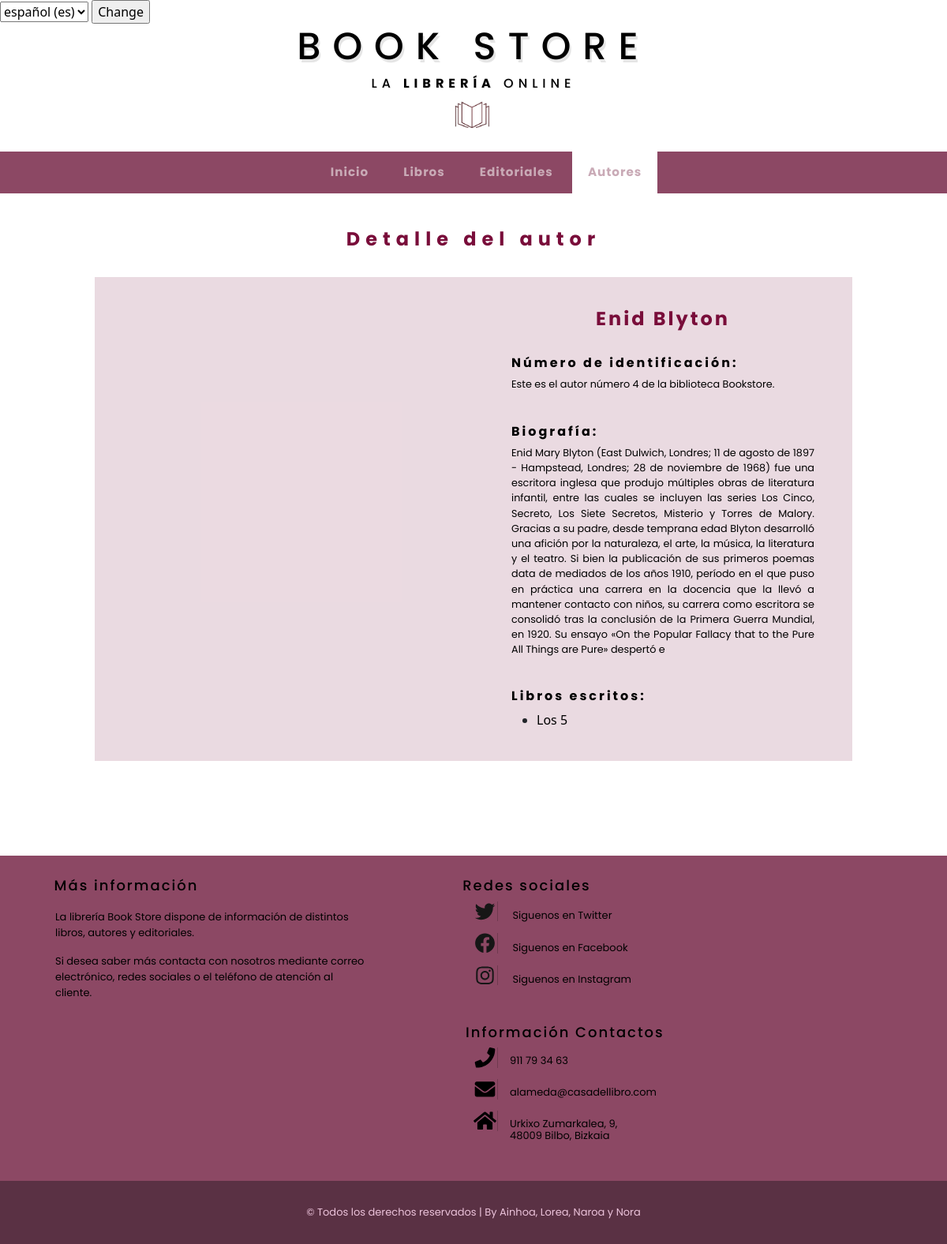
Page /appBookStore/autor/4/libros/ on the earlier database version.
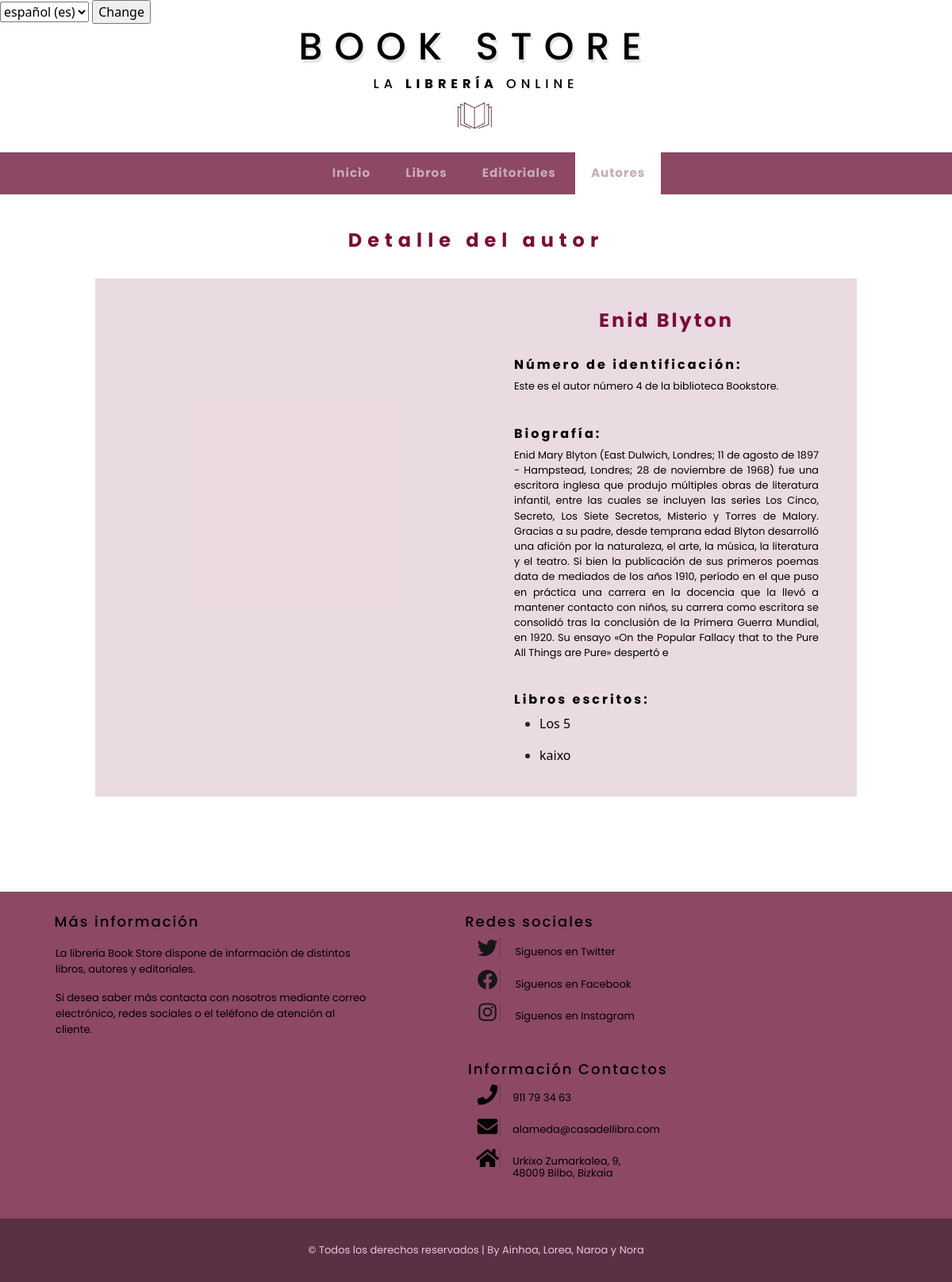
Same page on the later database version.
### appBookStore/models.py (models this page shows, shortened)
class Autor(models.Model):
    nombre = models.CharField(max_length=50)
    biografia = models.CharField(max_length=800)
    imagenLink = models.CharField(max_length=800)

class Libro(models.Model):
    nombre = models.CharField(max_length=50)
    autores = models.ManyToManyField(Autor)
    editorial = models.ForeignKey(Editorial, on_delete=models.CASCADE)
    genero = models.ForeignKey(Genero, on_delete=models.CASCADE)
    idioma = models.ForeignKey(Idioma, on_delete=models.CASCADE)
    paginas = models.IntegerField(default=0)
    sinopsis = models.CharField(max_length=800)
    fechaPubli = models.DateField()
    mediaValoracion = models.FloatField(default=0)
    numValoraciones = models.IntegerField(default=0)
    imagenLink = models.CharField(max_length=800)

### appBookStore/views.py (the view)
# urls.py: path('autor/<int:autor_id>/libros/', views.detallesAutores, name='detallesAutores'),
def detallesAutores(request, autor_id):
	autor = get_object_or_404(Autor, pk=autor_id)
	libros = autor.libro_set.all()
	context = {'autor' : autor, 'libros': libros}
	return render(request, 'detallesAutor.html', context)

### appBookStore/templates/detallesAutor.html (shortened to what this page needs)
{% extends "base.html" %}
{% load static %}
{% block titulo %} Detalle del autor {% endblock %}
{% block contenido %}
    <div class="ila">
        <div class="zuta">
            <div>
            </div>
        </div>
        <div class="zuta">
            <h3 class="tituloLibro">  {{ autor.nombre }}</h3>
            <br>
                {% if autor %}
                    <div>
                        <h4 class="infoTitulos"> Número de identificación:</h4>
                            <p class="texto">
                                Este es el autor número {{ autor.id }} de la biblioteca Bookstore.
                            </p>
                            <br>
                        <h4 class="infoTitulos"> Biografía:</h4>
                            <p class="texto">
                                {{ autor.biografia }}
                            </p>
                            <br>
                        <h4 class="infoTitulos"> Libros escritos:</h4>
                            <div class="texto">
                                {% if libros %}
                                {% for l in libros %}
                                <ul>
                                    <li>
                                        <a href= "{% url 'detallesLibro' l.id %}">{{ l.nombre }}</a>
                                    </li>
                                </ul>
                                {% endfor %}
                                {% else %}
                                    <p>El autor {{ autor.nombre }} no tiene libros</p>
                                {% endif %}
                              </div>
                            <br>
                    </div>
                    {% else %}
                        <p class="texto">No existe este autor.</p>
                    {% endif %}
        </div>
    </div>
{% endblock %}

### appBookStore/templates/base.html (shortened to what this page needs)
<!DOCTYPE html>
<html>
    <head>
        {% load static %}
        {% load i18n %}
        <link rel="stylesheet" type='text/css' media='screen' href="{% static 'css/main.css' %}">
        <link rel="stylesheet" type='text/css' media='screen' href="{% static 'css/index.css' %}">
        <link rel="stylesheet" type='text/css' media='screen' href="{% static 'css/detalles.css' %}">
        <link rel="stylesheet" type='text/css' media='screen' href="{% static 'css/inicio.css' %}">
        <link rel="stylesheet" type='text/css' media='screen' href="{% static 'css/bootstrap-social.css' %}">
        <link href="https://cdn.jsdelivr.net/npm/bootstrap@5.1.3/dist/css/bootstrap.min.css" rel="stylesheet">
    </head>
    <body>
    <body class="fondo">
        <form action= "{% url 'set_language' %}" method="post"> {% csrf_token %}
            <select name = "language">
                {% get_current_language as LANGUAGE_CODE %}
                {% get_available_languages as LANGUAGES %}
                {% get_language_info_list for LANGUAGES as languages%}
                {% for language in languages%}
                    <option value="{{language.code}}" {% if language.code == LANGUAGE_CODE %} selected {%endif%}>
                        {{ language.name_local }} ({{ language.code }})
                    </option>
                {% endfor%}
            </select>
            <input type="submit" value="Change" />
        </form>
        <header>
            <section >
            <div>
                <h1 class="estiloTitulo" ><a href="{% url 'index' %}">BOOK STORE</a></h1>
                <h2 class="estiloSubtitulo"><a href="{% url 'index' %}">LA <b>LIBRERÍA</b> ONLINE</a></h2>
                <a href="{% url 'index' %}"><img class="logo" src="{%  static 'irudiak/logoBS.png' %}" alt="" Title="logo"></a>
                <ul class=" navegacion menu">
                    <li class="nav-item">
                      <a class="nav-link active" aria-current="page" href="{% url 'index' %}" id="op1">{% trans "Inicio" %}</a>
                    </li>
                    <li class="nav-item">
                      <a class="nav-link" href="{% url 'listaLibros' %}" id="op2">Libros</a>
                    </li>
                    <li class="nav-item">
                      <a class="nav-link" href="{% url 'listaEditoriales' %}" id="op3">Editoriales</a>
                    </li>
                    <li class="nav-item">
                      <a class="nav-link" href="{% url 'listaAutores' %}" id="op4">Autores</a>
                    </li>
                  </ul>
            </div>
            </section>
        </header>
        <div id="subtitulo">
            {% block titulo %}{% endblock %}
        </div>
            {% block contenido %}{% endblock %}
        <footer class = "footer">
            <div class="todoFooter">
                <div class="cuerpo">
                    <div class="columna1">
                        <h2> Más información</h2>
                        <p>La librería Book Store dispone de información de distintos libros, autores y editoriales.</p>
                        <p>Si desea saber más contacta con nosotros mediante correo electrónico, redes sociales o el teléfono de atención al cliente.</p>
                    </div>
                    <div class="columna2">
                        <h2>Redes sociales</h2>
                        <div class="iconos">
                            <a class="btn btn-social mx-2" href="https://mobile.twitter.com/casadellibro" target="_blank"><i class="fab fa-twitter"></i></a>
                            <label> <a href="https://mobile.twitter.com/casadellibro" target="_blank"> Siguenos en Twitter </a></label>
                        </div>
                        <div class="iconos">
                            <a class="btn btn-social mx-2" href="https://es-la.facebook.com/casadellibro/" target="_blank"><i class="fab fa-facebook"></i></a>
                            <label> <a href="https://es-la.facebook.com/casadellibro/" target="_blank">Siguenos en Facebook </a></label>
                        </div>
                        <div class="iconos">
                            <a class="btn btn-social mx-2" href="https://www.instagram.com/casadellibro/?hl=es" target="_blank"><i class="fab fa-instagram"></i></a>
                            <label> <a href="https://www.instagram.com/casadellibro/?hl=es" target="_blank">Siguenos en Instagram </a></label>
                        </div>
                    </div>
                    <div class="columna3">
                        <h2> Información Contactos</h2>
                        <div class="fila2">
                            <a class="btn btn-social mx-2" href="tel:+34911793463" target="_blank"><i class="fa fa-phone"></i></a>
                            <label>
                            <a href="tel:+34911793463" target="_blank">911 79 34 63</a>
                            </label>
                        </div>
                        <div class="fila2">
                            <a class="btn btn-social mx-2" href="mailto:alameda@casadellibro.com" target="_blank"><i class="fa fa-envelope"></i></a>
                            <label>
                            <a href="mailto:alameda@casadellibro.com" target="_blank">alameda@casadellibro.com</a>
                            </label>
                        </div>
                        <div class="fila2">
                            <a class="btn btn-social mx-2" href="https://www.google.com/maps?q=casa+del+libro+bilbao&um=1&ie=UTF-8&sa=X&ved=2ahUKEwitjprIsd70AhU4AWMBHSKeCbIQ_AUoAXoECAIQAw" target="_blank"><i class="fa fa-home"></i></a>
                            <label>
                            <a href="https://www.google.com/maps?q=casa+del+libro+bilbao&um=1&ie=UTF-8&sa=X&ved=2ahUKEwitjprIsd70AhU4AWMBHSKeCbIQ_AUoAXoECAIQAw" target="_blank">Urkixo Zumarkalea, 9, 48009 Bilbo, Bizkaia</a>
                            </label>
                        </div>
                    </div>
                </div>
            </div>
            <div class ="cuerpoDebajo">
                <div class="copyright">
                    &copy; Todos los derechos reservados | By Ainhoa, Lorea, Naroa y Nora
                </div>
            </div>
        </footer>
    </body>
</html>

### appBookStore/static/css/main.css (style rules this page uses)
html { min-height: 100%; position: relative; }
body.fondo { background-color: white; margin-top: -64px; height: 100%; padding: 0px; margin: 0px; margin-bottom: 0px; }
.logo { width: 5%; height: 5%; margin-left: 47.5%; margin-right: 47.5%; margin-bottom: 2%; margin-top: -0.3%; }
h1 { margin-top: 0px; }
.estiloTitulo { font-family: 'Poppins', sans-serif; color: rgb(121, 13, 58); text-shadow: 0.05em 0.075em 0 rgba(0, 0, 0, 0.1); font-size: 3em; letter-spacing: 15px; text-align: center; margin-top: 0px; }
.estiloSubtitulo { font-family: 'Poppins', sans-serif; text-align: center; color:rgb(0, 0, 0); text-shadow: 0.05em 0.075em 0 rgba(0, 0, 0, 0.1); font-size: 1em; letter-spacing: 6px; }
.navegacion { width: 100%; margin: auto; background: rgba(136, 66, 95, 0.966); text-align: center; }
.nav-item { font-family: 'Poppins', sans-serif; font-size: 0.95rem; color: rgba(180, 133, 149, 0.774); letter-spacing: 0.0625em; }
.menu > li { position: relative; display: inline-block; }
.menu > li > a { display: block; padding: 15px 20px; color: rgb(201, 170, 182); font-family: 'Poppins', sans-serif; font-weight:bold; }
a:link { color: rgb(0, 0, 0); text-decoration: none; }
.footer { background: rgba(136, 66, 95, 0.966); color: rgb(0, 0, 0); line-height: 40px; position: relative; margin-top: 0px; width: 100%; bottom: 0px; display:inline-block; clear:both; }
.todoFooter { display: grid; margin-top: -2%; }
.cuerpo { display: block; justify-content:space-between; }
.columna1 { max-width: 400px; float: left; font-family: 'Poppins', sans-serif; margin-left: 70px; margin-right: 50px; margin-bottom: 20px; font-size: 13px; }
.columna1 h2 { font-size: 18px; font-family: 'Poppins', sans-serif; margin-top: 15px; letter-spacing: 2px; margin-left: -55%; margin-bottom: 5%; }
.columna1 p { font-size: 13px; color: rgb(0, 0, 0); font-family: 'Poppins', sans-serif; line-height: 20px; }
.columna2 { max-width: 400px; float: left; font-family: 'Poppins', sans-serif; margin-left: 70px; margin-right: 50px; margin-bottom: 20px; font-size: 13px; }
.columna2 h2 { font-size: 18px; font-family: 'Poppins', sans-serif; margin-top: 15px; letter-spacing: 2px; margin-left: -55px; }
.btn-social { height: 2.5rem; width: 2.5rem; display: inline-flex; align-items: center; justify-content: center; padding: 0; border-radius: 100%; }
.fa-phone { border-right: 0; }
.fa-facebook { background:#00000000; color: rgb(22, 22, 22); }
.fa-twitter { background: #00000000; color: rgb(22, 22, 22); }
.fa-instagram { background: rgba(0, 0, 0, 0); color: rgb(22, 22, 22); }
.columna3 { max-width: 400px; float: left; font-family: 'Poppins', sans-serif; margin-left: 70px; margin-right: 50px; margin-bottom: 50px; font-size: 13px; }
.columna3 h2 { font-size: 18px; font-family: 'Poppins', sans-serif; margin-top: 15px; letter-spacing: 2px; }
.fila2 { display: flex; line-height: 15px; }
.fila2 label { margin-left: 0px; max-width: 140px; margin-top: 10px; font-size: 13px; font-family: 'Poppins', sans-serif; }
.cuerpoDebajo { background: rgb(90, 49, 68); position: relative; display: block; justify-content: space-between; padding: 20px; width: 100%; }
.copyright { color:rgb(236, 195, 219); text-align: center; font-family: 'Poppins', sans-serif; font-size: 13px; }

### appBookStore/static/css/index.css (style rules this page uses)
.cuerpo { margin-top: 3%; margin-bottom: 0%; }
h2 { font-family: 'Poppins', sans-serif; color:black; font-size: 1em; letter-spacing: 7px; text-align: center; }
div#subtitulo { font-family: 'Poppins', sans-serif; color:rgb(121, 13, 58); font-size: 1.5em; letter-spacing: 7px; text-align: center; font-weight: bold; margin-top: 40px; margin-bottom: 30px; }

### appBookStore/static/css/detalles.css (style rules this page uses)
.tituloLibro { font-family: 'Poppins', sans-serif; color:rgb(121, 13, 58); font-size: 1.5em; letter-spacing: 3px; text-align: center; font-weight: bold; margin-top: 10%; }
.infoTitulos { font-family: 'Poppins', sans-serif; color: rgb(0, 0, 0); font-size: 1em; letter-spacing: 3px; text-align: left; font-weight: bold; }
img { width: 100%; margin-top: 10%; margin-bottom: 10%; }
p.texto { font-family: 'Poppins', sans-serif; color: rgb(0, 0, 0); font-size: 0.8em; text-align:justify; }
.zuta { float: left; margin-left: 5%; margin-right: 5%; border: black; width: 40%; }
.ila { content: ""; display: table; clear: both; border: black; background-color: rgba(121, 13, 58, 0.151); width: 80%; float: left; margin-left: 10%; margin-right: 10%; margin-bottom: 10%; }

Differences in the rows shown:
added Libro: nombre "kaixo"
